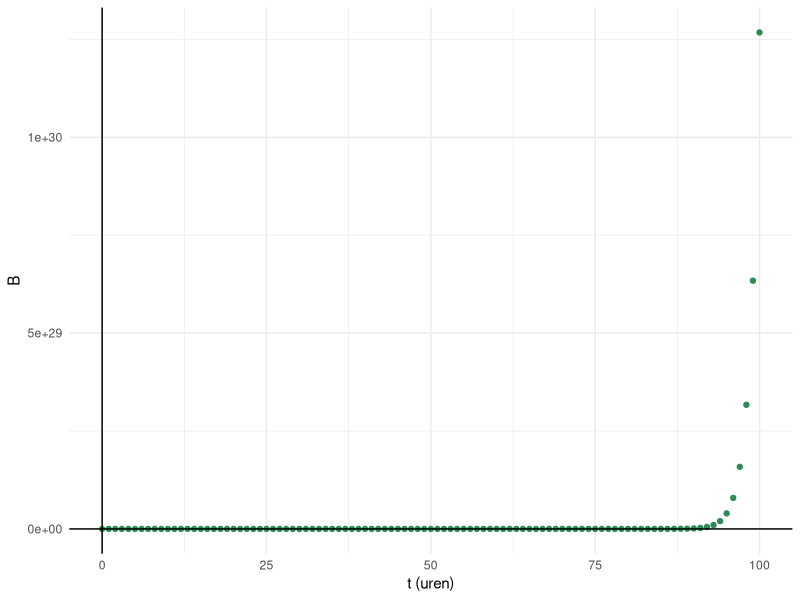
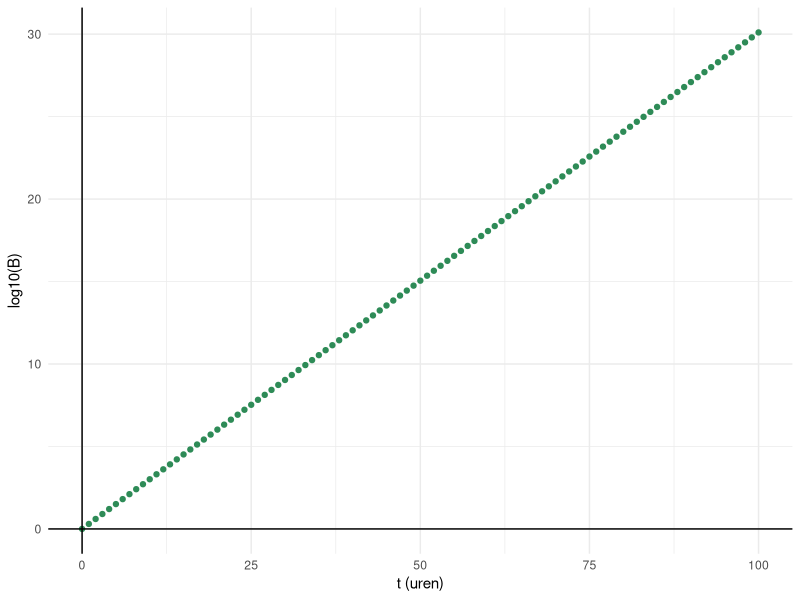

The R script that drew these images, in order:
## ---- chunk 1
#| label: fig-logschaal
#| fig-cap: "Bacteriële groei over tijd."
#| fig-subcap: 
#|   - "Op lineaire schaal."
#|   - "Op logaritmische schaal."
#| layout-ncol: 2
library(ggplot2)
bact <- data.frame(t = seq(0,100,1),
                   B = 2^(seq(0,100,1)))
ggplot(data = bact, aes(x = t, y = B)) +
  geom_point(color = "seagreen") +
  theme_minimal() +
  xlab("t (uren)") +
  geom_hline(yintercept = 0) +
  geom_vline(xintercept = 0)

ggplot(data = bact, aes(x = t, y = log10(B))) +
  geom_point(color = "seagreen") +
  theme_minimal() +
  xlab("t (uren)") +
  geom_hline(yintercept = 0) +
  geom_vline(xintercept = 0)
